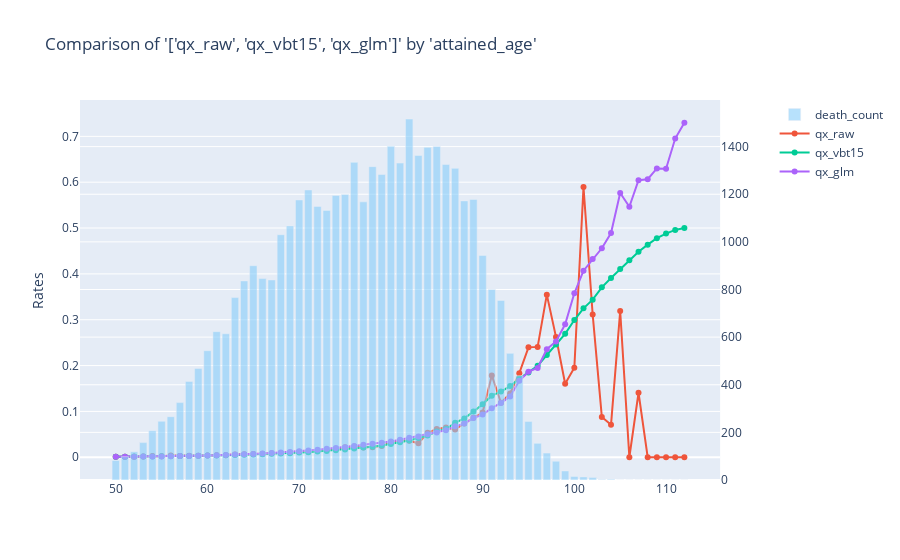

The cell this chart's notebook holds for it:
### Code cell
charters.compare_rates(
    model_data[model_data["insurance_plan"].isin(["UL"])],
    x_axis="attained_age",
    rates=["qx_raw", "qx_vbt15", "qx_glm"],
    weights=["amount_exposed"],
    secondary="death_count",
    y_log=False,
)
